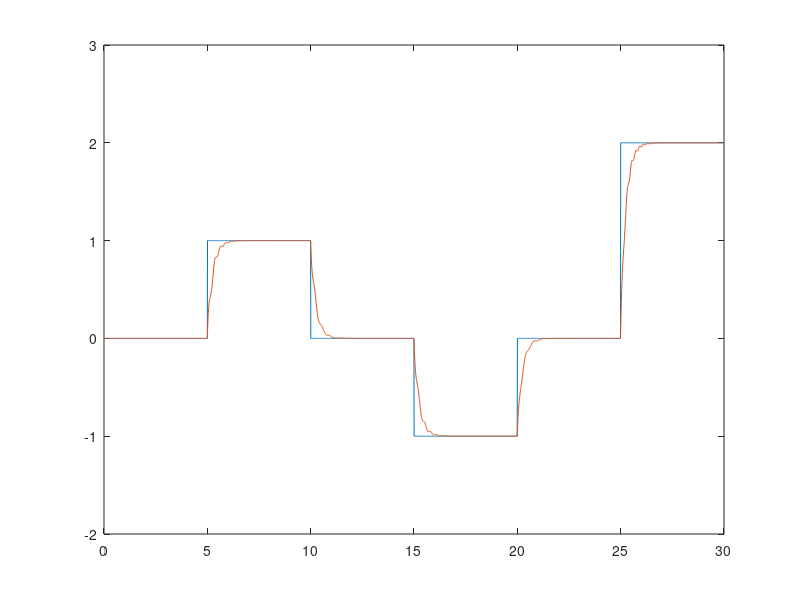

Here is the MATLAB script that generated this plot:
clear
clc


t0 = 0;
tf = 30;
dt = 0.01;
i = 0;
aref = -4;
bref = 4;
y = 0;
q = 0;
bhat = -4;
bmin = 1;
ya = 200;
yb = 200;
Lt = 200;
e = 0;
gamma = 0;
ahat = 0;
that = 0;
gam = 0;

O = @(q) tanh(360/pi*q);
qdot = @(q,gamma) -0.61*q-6.65*gamma+(0.0665*tanh(360/pi*q)); 
j = 0;
xdot = @(a,b,x,u)  a*x+b*u;

for t = t0:dt:tf
    
    %input at time output is I

    if t >= 25
        i = 2
    elseif t >= 20   
        i = 0;
    elseif t >= 15
        i = -1;
    elseif t >= 10
        i = 0;
    elseif t >= 5
        i = 1;
    end
    j(end+1) = i;
    e = q(end) - y(end); % error

    adhat = ya*q(end)*e;
    
    tdhat = Lt*O(q(end))*e;
    
    if bhat < -bmin
       bdhat = yb*gamma*e;
    elseif bhat == -bmin && gamma*e < 0
        bdhat = yb*gamma*e;
    elseif bhat == -bmin && gamma*e > 0
        bdhat = 0;
    end

    y_dot = xdot(aref,bref,y(end),i);
    y_new = y(end)+y_dot*dt;
    y(end+1) = y_new;


    that = that+tdhat*dt;
    ahat = ahat+adhat*dt;
    bhat = bhat+bdhat*dt;

    gamma = (1/bhat)*((aref-ahat)*q(end)+bref*i-that*O(q(end)));
    gam(end+1) = gamma;
    q(end+1) = q(end)+qdot(q(end),gamma)*dt;

    

end
x = linspace(t0,tf,(tf-t0)/dt+2);
plot(x,j,'',x,q)